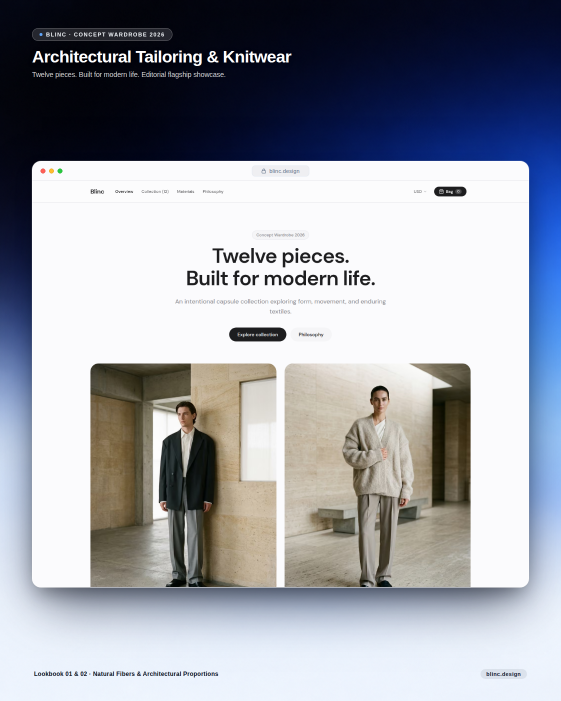
#> input picture docs/social-posts/01-flagship-storefront.png, 1122 x 1402 px (shown at 1/2 size)
$ python generate_social_shots.py --cover ../docs/social-posts/01-flagship-storefront.png
#> lines starting #> are read from the running program, lines starting #| are printed output that depends on the picture; pictures that were not available may be replaced by others from this repository, and a replacement may not be noted
#!/usr/bin/env python3
"""
Social Showcase Kit: 4K Minimalist Social Media Post Generator

Renders studio-grade 4K showcase shots (3712 x 4608) on a luxury gradient
backdrop with 4x supersampled anti-aliased corners and realistic 3-stage
Gaussian elevation drop shadows.

Usage:
    python3 generate_social_shots.py
    python3 generate_social_shots.py --base-url http://localhost:3000 --out-dir public/images/social-posts
"""

import os
import sys
import argparse
import subprocess
from PIL import Image, ImageDraw, ImageFilter

KIT_DIR = os.path.dirname(os.path.abspath(__file__))
DEFAULT_COVER = os.path.join(KIT_DIR, "resources/cover-background-4k.jpg")

def parse_args():
    parser = argparse.ArgumentParser(description="Generate 4K minimalist social media showcase shots.")
    parser.add_argument("--base-url", default="http://localhost:3000", help="Base URL of the running production server")
    parser.add_argument("--cover", default=DEFAULT_COVER, help="Path to 4K cover background image")
    parser.add_argument("--out-dir", default="public/images/social-posts", help="Output directory for generated posts")
    parser.add_argument("--docs-dir", default="docs/social-posts", help="Secondary output directory for documentation")
    parser.add_argument("--card-radius", type=int, default=64, help="Corner radius in pixels")
    parser.add_argument("--supersample", type=int, default=4, help="Supersampling factor for anti-aliasing")
    return parser.parse_args()

def capture_chrome(url, out_path, width=1500, height=2000, wait_ms=8000):
    """Captures a headless Chrome screenshot at native 2x Retina resolution."""
    cmd = [
        "google-chrome",
        "--headless=new",
        "--disable-gpu",
        "--run-all-compositor-stages-before-draw",
        f"--virtual-time-budget={wait_ms}",
        "--force-device-scale-factor=2",
        f"--window-size={width},{height}",
        f"--screenshot={out_path}",
        url
    ]
    subprocess.run(cmd, stdout=subprocess.DEVNULL, stderr=subprocess.DEVNULL, check=True)

# [57 lines left out: functions create_smooth_mask, create_floating_card, composite_display_card, not called in this run]

def main():
    args = parse_args()

    if not os.path.exists(args.cover):
        print(f"Error: Cover background not found at {args.cover}")
        sys.exit(1)

    os.makedirs(args.out_dir, exist_ok=True)
    if args.docs_dir:
        os.makedirs(args.docs_dir, exist_ok=True)

    tmp_dir = "/tmp/social_showcase_capture"
    os.makedirs(tmp_dir, exist_ok=True)

    print("Loading 4K cover background...")
    bg_image = Image.open(args.cover).convert("RGBA")
    print(f"Backdrop canvas dimensions: {bg_image.size[0]} x {bg_image.size[1]}")
#| Backdrop canvas dimensions: 1122 x 1402

    # Standard showcase targets
    raw_home_hero = os.path.join(tmp_dir, "raw_home_hero.png")
    raw_home_full = os.path.join(tmp_dir, "raw_home_full.png")
    raw_shop = os.path.join(tmp_dir, "raw_shop.png")
    raw_prod = os.path.join(tmp_dir, "raw_prod.png")
    raw_mat = os.path.join(tmp_dir, "raw_mat.png")

    print(f"Connecting to production server at {args.base_url}...")

    # Captures
    if not os.path.exists(raw_home_hero):
        print("Capturing storefront hero...")
        capture_chrome(f"{args.base_url}", raw_home_hero, width=1500, height=1400, wait_ms=8000)

    if not os.path.exists(raw_home_full):
        print("Capturing full homepage...")
        capture_chrome(f"{args.base_url}", raw_home_full, width=1500, height=4400, wait_ms=8000)

    if not os.path.exists(raw_shop):
        print("Capturing catalog...")
        capture_chrome(f"{args.base_url}/shop", raw_shop, width=1500, height=2200, wait_ms=8000)

    if not os.path.exists(raw_prod):
        print("Capturing product detail...")
        capture_chrome(f"{args.base_url}/product/deconstructed-oversized-wool-blazer", raw_prod, width=1500, height=2000, wait_ms=8000)

    if not os.path.exists(raw_mat):
        print("Capturing materials / about...")
        capture_chrome(f"{args.base_url}/materials", raw_mat, width=1500, height=2000, wait_ms=8000)

    # Cropping
    print("Framing section crops...")
    crop_01 = Image.open(raw_home_hero).crop((0, 0, 3000, 2520))
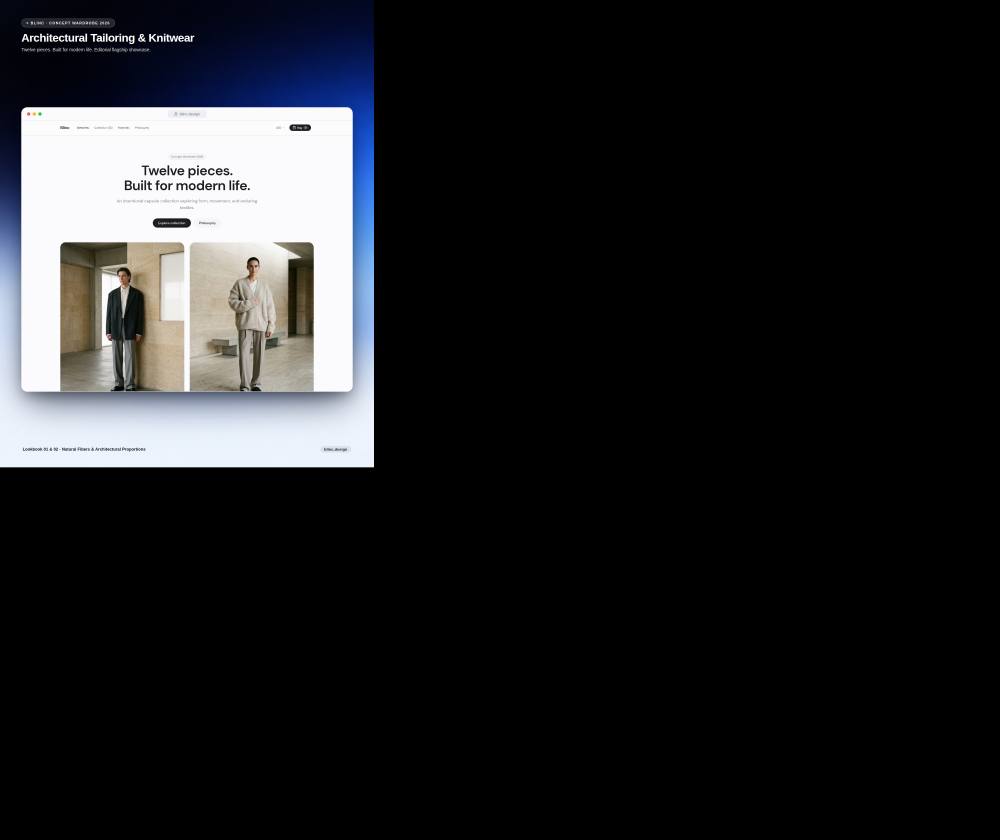
#> crop_01: PIL image 3000x2520 RGB (shown at 1/3 size); mean R, G, B 32.2, 32.8, 34.8
    crop_02 = Image.open(raw_shop).crop((0, 0, 3000, 3720))
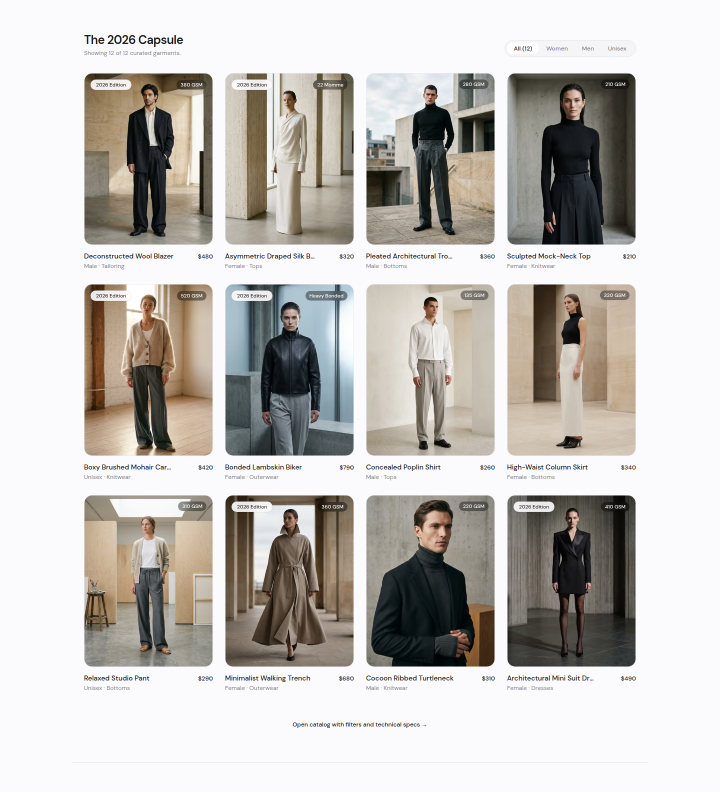
#> input picture docs/screenshots/02-capsule-collection.png, 1440 x 1584 px, given in place of raw_shop.png, which was not available (shown at 1/2 size)
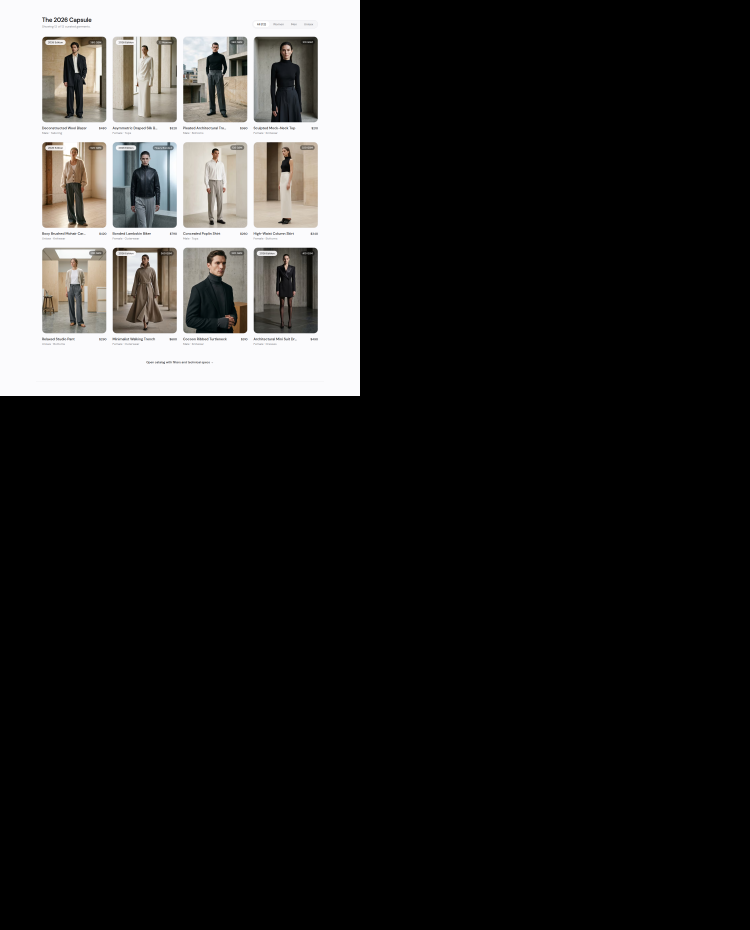
#> crop_02: PIL image 3000x3720 RGB (shown at 1/4 size); mean R, G, B 40.1, 39.5, 38.7

    clean_home = "/tmp/fb_home_2x_clean.png"
    img_mixer_source = Image.open(clean_home) if os.path.exists(clean_home) else Image.open(raw_home_full)
#> img_mixer_source is the input picture: PIL image 1440x1584 RGB; mean R, G, B 196.3, 193.2, 189.2
    nav_bar = img_mixer_source.crop((0, 0, 3000, 180))
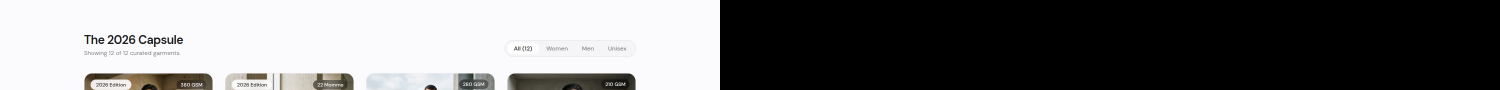
#> nav_bar: PIL image 3000x180 RGB (shown at 1/2 size); mean R, G, B 112.6, 112.3, 112.6
    mixer_section = img_mixer_source.crop((0, 5700, 3000, 8060))
#> mixer_section: PIL image 3000x2360 RGB; every value is 0
    crop_03 = Image.new("RGB", (3000, 180 + 2360), (251, 251, 253))
    crop_03.paste(nav_bar, (0, 0))
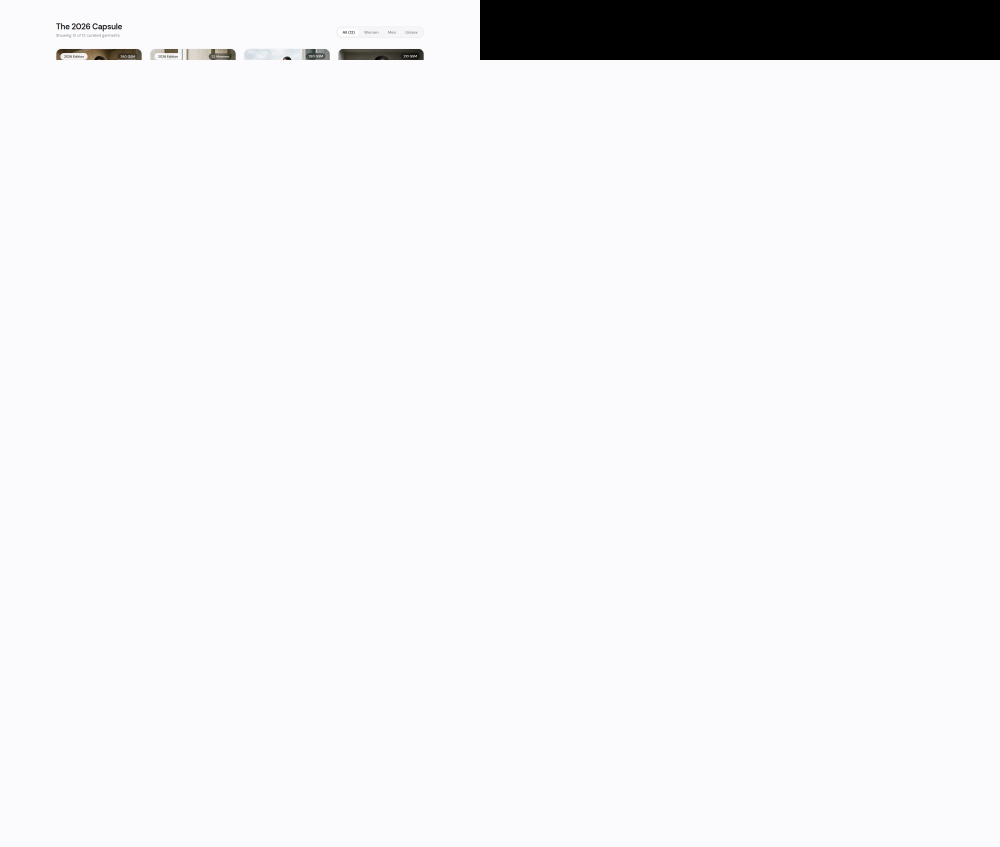
#> crop_03: PIL image 3000x2540 RGB (shown at 1/3 size); mean R, G, B 241.2, 241.2, 243.1
    crop_03.paste(mixer_section, (0, 180))
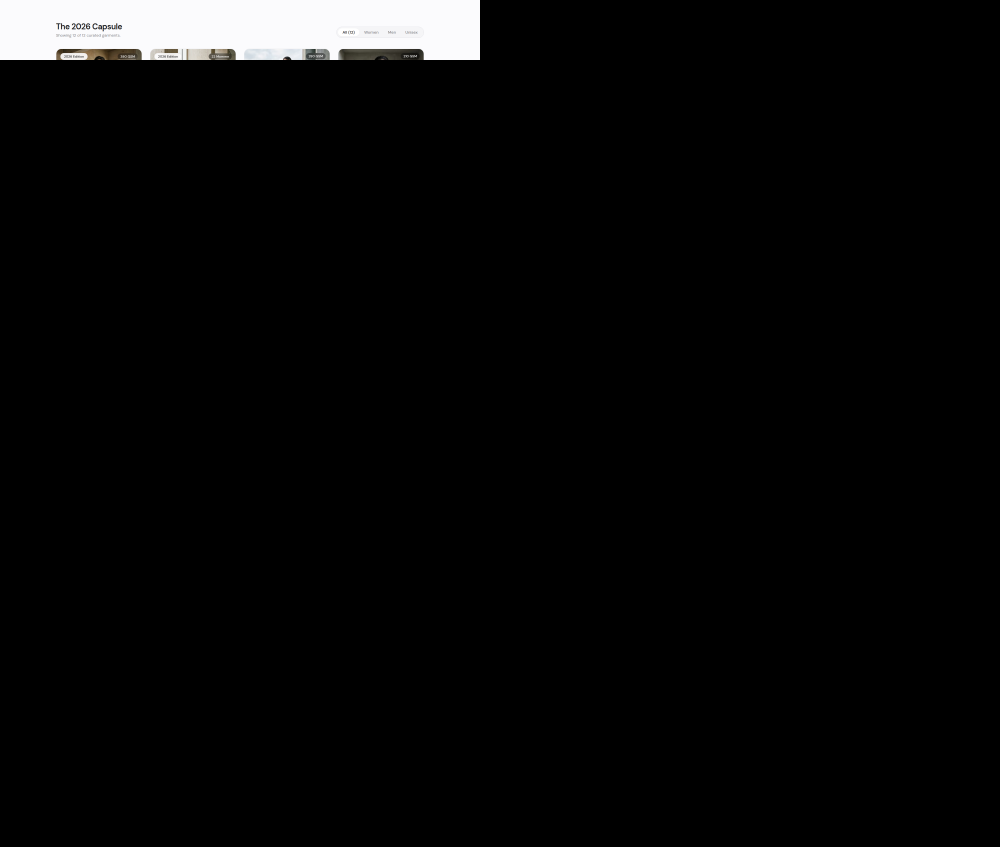
#> crop_03: PIL image 3000x2540 RGB (shown at 1/3 size); mean R, G, B 8, 8, 8

#> (the run stopped early here; a loop or call above may not have finished)
